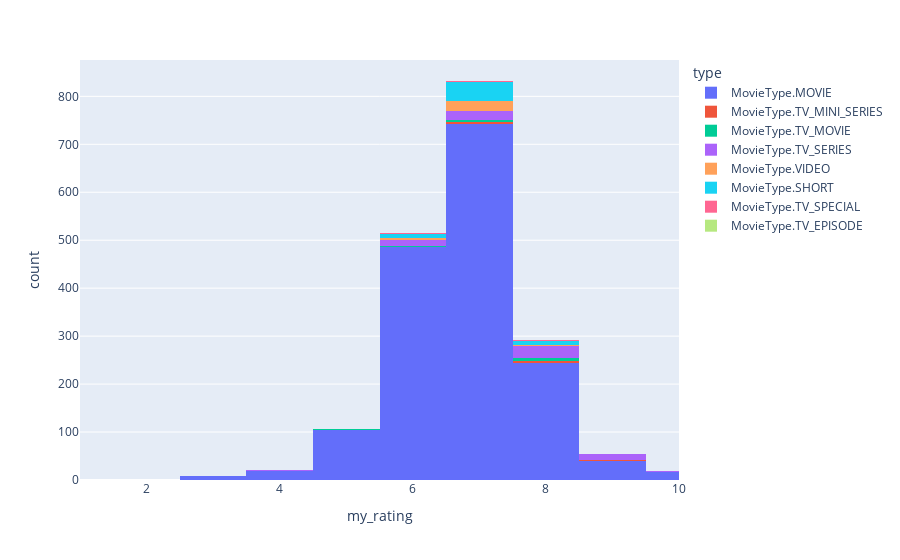

Notebook source saved alongside this figure:
### Code cell
px.histogram(df, x='my_rating', color='type', range_x=[1, 10])

### Figure 1 — Plotly figure (JSON) as saved in the notebook; plotly's stock layout.template omitted (floating-point values rounded to 4 significant figures; data arrays with more than 128 entries replaced by an {"elided": "..."} marker saying what was removed)
{"data": [{"alignmentgroup": "True", "bingroup": "x", "hovertemplate": "type=MovieType.MOVIE<br>my_rating=%{x}<br>count=%{y}<extra></extra>", "legendgroup": "MovieType.MOVIE", "marker": {"color": "#636efa", "pattern": {"shape": ""}}, "name": "MovieType.MOVIE", "offsetgroup": "MovieType.MOVIE", "orientation": "v", "showlegend": true, "type": "histogram", "x": {"elided": "1663 int values"}, "xaxis": "x", "yaxis": "y"}, {"alignmentgroup": "True", "bingroup": "x", "hovertemplate": "type=MovieType.TV_MINI_SERIES<br>my_rating=%{x}<br>count=%{y}<extra></extra>", "legendgroup": "MovieType.TV_MINI_SERIES", "marker": {"color": "#EF553B", "pattern": {"shape": ""}}, "name": "MovieType.TV_MINI_SERIES", "offsetgroup": "MovieType.TV_MINI_SERIES", "orientation": "v", "showlegend": true, "type": "histogram", "x": [6, 7, 8, 7, 9, 7, 9, 8, 7, 8], "xaxis": "x", "yaxis": "y"}, {"alignmentgroup": "True", "bingroup": "x", "hovertemplate": "type=MovieType.TV_MOVIE<br>my_rating=%{x}<br>count=%{y}<extra></extra>", "legendgroup": "MovieType.TV_MOVIE", "marker": {"color": "#00cc96", "pattern": {"shape": ""}}, "name": "MovieType.TV_MOVIE", "offsetgroup": "MovieType.TV_MOVIE", "orientation": "v", "showlegend": true, "type": "histogram", "x": [6, 7, 8, 5, 8, 7, 6, 8, 8, 8, 8, 7], "xaxis": "x", "yaxis": "y"}, {"alignmentgroup": "True", "bingroup": "x", "hovertemplate": "type=MovieType.TV_SERIES<br>my_rating=%{x}<br>count=%{y}<extra></extra>", "legendgroup": "MovieType.TV_SERIES", "marker": {"color": "#ab63fa", "pattern": {"shape": ""}}, "name": "MovieType.TV_SERIES", "offsetgroup": "MovieType.TV_SERIES", "orientation": "v", "showlegend": true, "type": "histogram", "x": [7, 7, 8, 6, 9, 8, 7, 6, 8, 7, 8, 8, 8, 8, 7, 8, 8, 6, 7, 6, 4, 7, 8, 8, 8, 8, 8, 6, 6, 9, 9, 9, 7, 9, 8, 10, 8, 6, 6, 7, 7, 8, 6, 9, 7, 8, 6, 8, 9, 9, 8, 8, 9, 7, 8, 7, 7, 9, 9, 6, 8, 8, 7, 7, 6, 7, 7, 7, 8, 9, 7], "xaxis": "x", "yaxis": "y"}, {"alignmentgroup": "True", "bingroup": "x", "hovertemplate": "type=MovieType.VIDEO<br>my_rating=%{x}<br>count=%{y}<extra></extra>", "legendgroup": "MovieType.VIDEO", "marker": {"color": "#FFA15A", "pattern": {"shape": ""}}, "name": "MovieType.VIDEO", "offsetgroup": "MovieType.VIDEO", "orientation": "v", "showlegend": true, "type": "histogram", "x": [6, 7, 7, 7, 7, 7, 6, 7, 7, 7, 7, 7, 7, 8, 7, 7, 6, 8, 6, 6, 8, 7, 7, 7, 7, 7, 7, 7, 7], "xaxis": "x", "yaxis": "y"}, {"alignmentgroup": "True", "bingroup": "x", "hovertemplate": "type=MovieType.SHORT<br>my_rating=%{x}<br>count=%{y}<extra></extra>", "legendgroup": "MovieType.SHORT", "marker": {"color": "#19d3f3", "pattern": {"shape": ""}}, "name": "MovieType.SHORT", "offsetgroup": "MovieType.SHORT", "orientation": "v", "showlegend": true, "type": "histogram", "x": [7, 7, 7, 7, 6, 7, 6, 7, 7, 7, 8, 7, 7, 8, 7, 7, 7, 7, 6, 7, 7, 7, 7, 8, 7, 7, 7, 7, 7, 7, 7, 7, 6, 8, 6, 7, 7, 7, 7, 8, 6, 8, 7, 7, 8, 7, 7, 6, 7, 7, 6, 5, 8, 6, 7, 7], "xaxis": "x", "yaxis": "y"}, {"alignmentgroup": "True", "bingroup": "x", "hovertemplate": "type=MovieType.TV_SPECIAL<br>my_rating=%{x}<br>count=%{y}<extra></extra>", "legendgroup": "MovieType.TV_SPECIAL", "marker": {"color": "#FF6692", "pattern": {"shape": ""}}, "name": "MovieType.TV_SPECIAL", "offsetgroup": "MovieType.TV_SPECIAL", "orientation": "v", "showlegend": true, "type": "histogram", "x": [8, 7, 8, 7, 6], "xaxis": "x", "yaxis": "y"}, {"alignmentgroup": "True", "bingroup": "x", "hovertemplate": "type=MovieType.TV_EPISODE<br>my_rating=%{x}<br>count=%{y}<extra></extra>", "legendgroup": "MovieType.TV_EPISODE", "marker": {"color": "#B6E880", "pattern": {"shape": ""}}, "name": "MovieType.TV_EPISODE", "offsetgroup": "MovieType.TV_EPISODE", "orientation": "v", "showlegend": true, "type": "histogram", "x": [7], "xaxis": "x", "yaxis": "y"}], "layout": {"barmode": "relative", "legend": {"title": {"text": "type"}, "tracegroupgap": 0}, "margin": {"t": 60}, "xaxis": {"anchor": "y", "domain": [0, 1], "range": [1, 10], "title": {"text": "my_rating"}}, "yaxis": {"anchor": "x", "domain": [0, 1], "title": {"text": "count"}}}}
